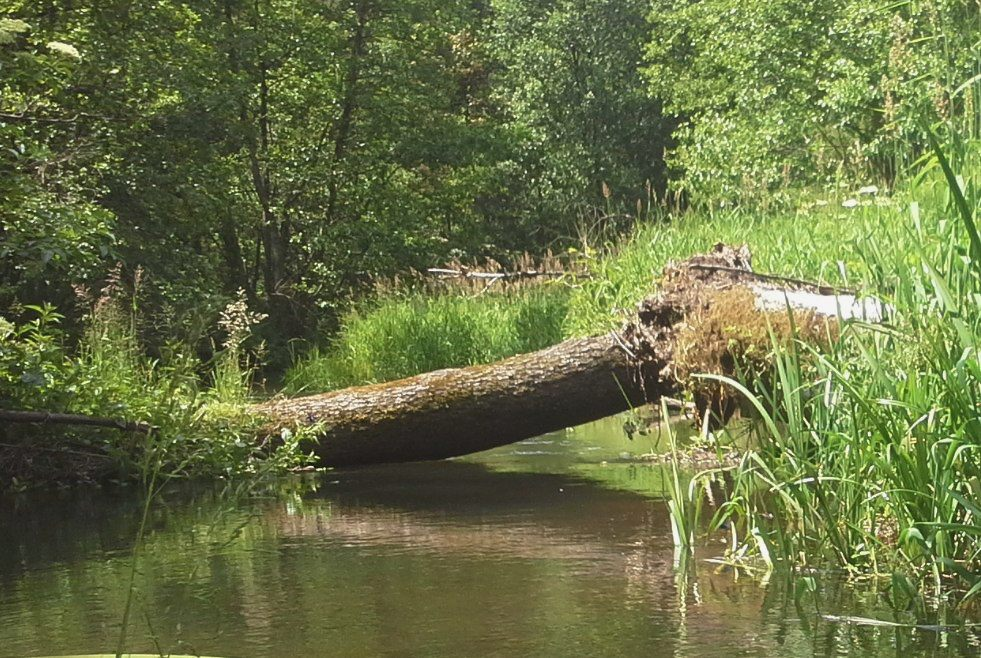
%> input picture rzeczka.jpg, 981 x 658 px
$ octave lab4_7.m   (GNU Octave 9; MATLAB toolbox functions it lacks are replaced by stand-ins)
%> lines starting %> are read from the running program, lines starting %| are printed output that depends on the picture
clear all; clf; clc;
#
img8 = imread("rzeczka.jpg");
%> img8 is the input picture: size 658x981x3 uint8; mean R, G, B 104.7, 113.4, 68.7
img = double(img8);
#
function wyjscie = PrzytnijZakres(wejscie)
  if(wejscie <= 0)
    wyjscie = 0;
  elseif(wejscie >= 255)
    wyjscie = 255;
  else
    wyjscie = wejscie;
  endif
endfunction
#
function wyjscie = Porownanie_vPS_mnoznik(we_stare, we_nowe, mnoznik)
  wyjscie = PrzytnijZakres(mnoznik * abs(we_nowe - we_stare));
endfunction
#
function wyjscie = Porownanie_v2_mnoznik(we_stare, we_nowe, mnoznik)
  wyjscie = PrzytnijZakres(mnoznik * (we_nowe - we_stare) + 127.5);
endfunction
#
function wyjscie = PodbijKolorCbCr(wejscie, podbicie_kolorow)
  wyjscie = PrzytnijZakres(128+(wejscie-128)*podbicie_kolorow);
endfunction
#
img_r = img(:,:,1);
img_g = img(:,:,2);
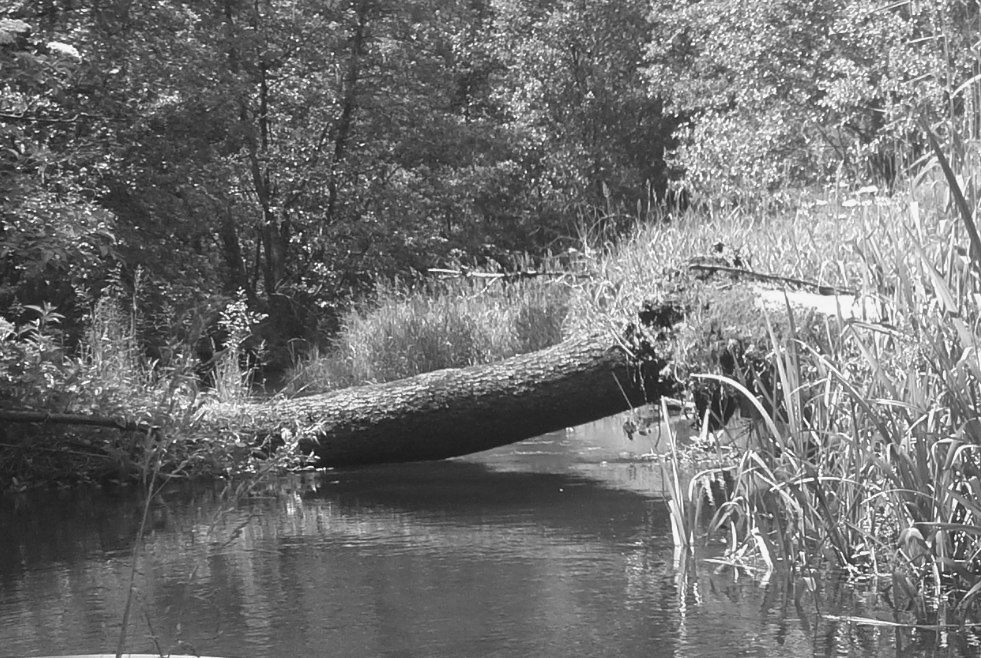
%> img_g: size 658x981 double; min 7, max 255, mean 113.4
img_b = img(:,:,3);
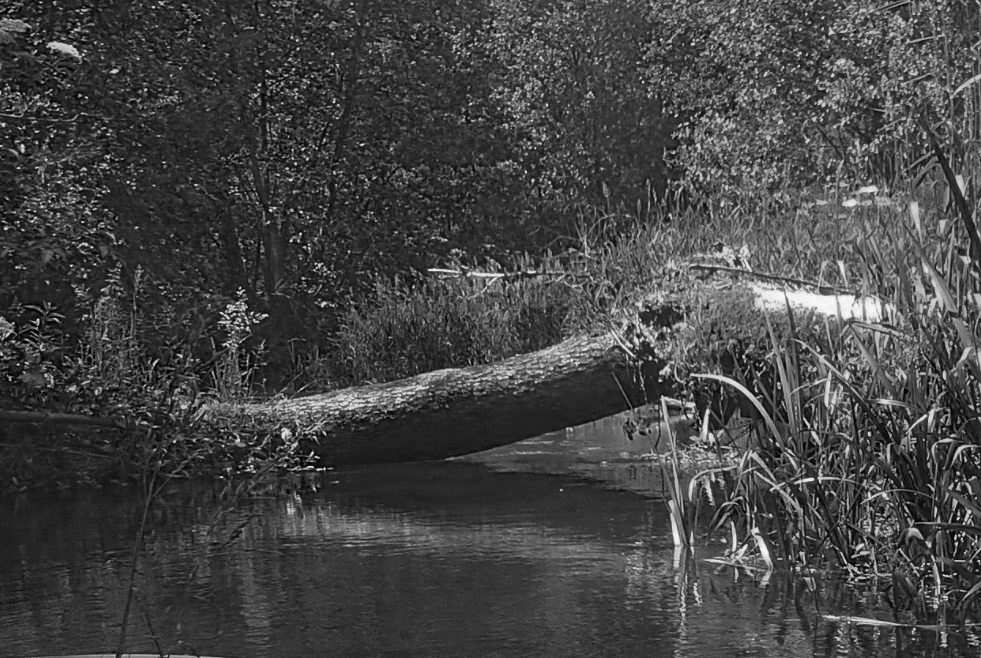
%> img_b: size 658x981 double; min 0, max 254, mean 68.7
#
img_y = 0 + 0.299*img_r + 0.587*img_g + 0.114*img_b;
img_cb = 128 - 0.168736*img_r - 0.331264*img_g + 0.5*img_b;
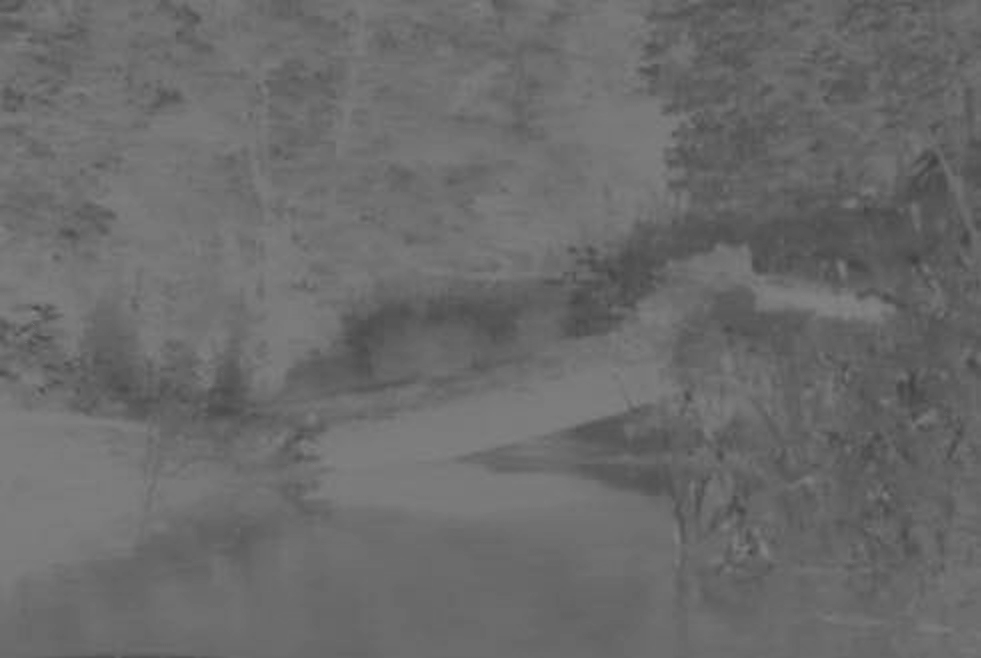
%> img_cb: size 658x981 double; min 64.73, max 134, mean 107.1
img_cr = 128 + 0.5*img_r - 0.418688*img_g - 0.081312*img_b;
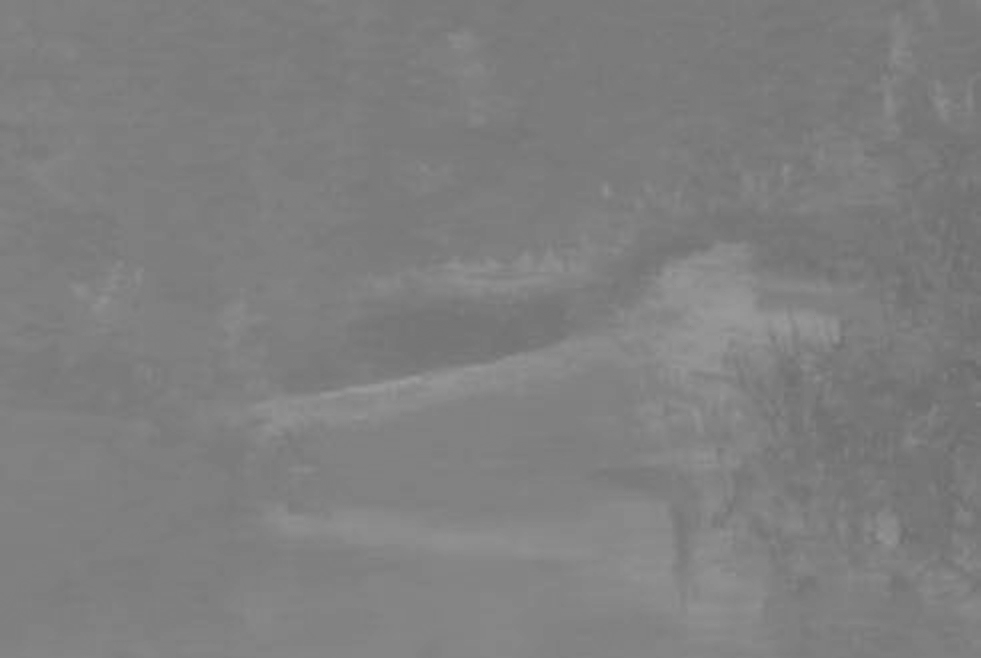
%> img_cr: size 658x981 double; min 107.8, max 156, mean 127.3
# podbicie kolorow
img_cb = PodbijKolorCbCr(img_cb, 1.5);
img_cr = PodbijKolorCbCr(img_cr, 1.5);
#
img_pokonwersji = img;
img_pokonwersji(:,:,1) = round(img_y+1.402*(img_cr-128));
img_pokonwersji(:,:,2) = round(img_y-0.344136*(img_cb-128)-0.714136*(img_cr-128));
img_pokonwersji(:,:,3) = round(img_y+1.772*(img_cb-128));
#
subplot(2, 2, 1);
imshow(img/255);
title("org");
#
subplot(2, 2, 2);
imshow(img_pokonwersji/255);
title("YCbCr, kolory * 1.5, RGB");
#
subplot(2, 2, 3);
imshow(Porownanie_vPS_mnoznik(img, img_pokonwersji, 10)/255);
title("porownanie v.PS * 10");
#
subplot(2, 2, 4);
imshow(Porownanie_v2_mnoznik(img, img_pokonwersji, 10)/255);
%> in PrzytnijZakres (call 4), `wyjscie = wejscie;`:
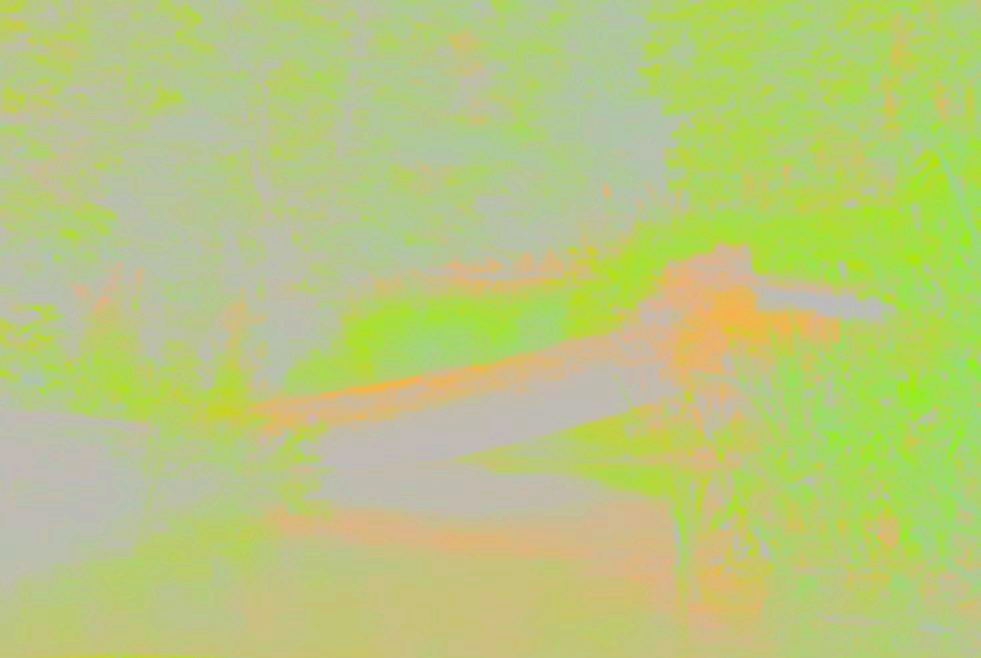
%> wyjscie: size 658x981x3 double; mean R, G, B 122.3, 166.1, -57.5; drawn with min black and max white
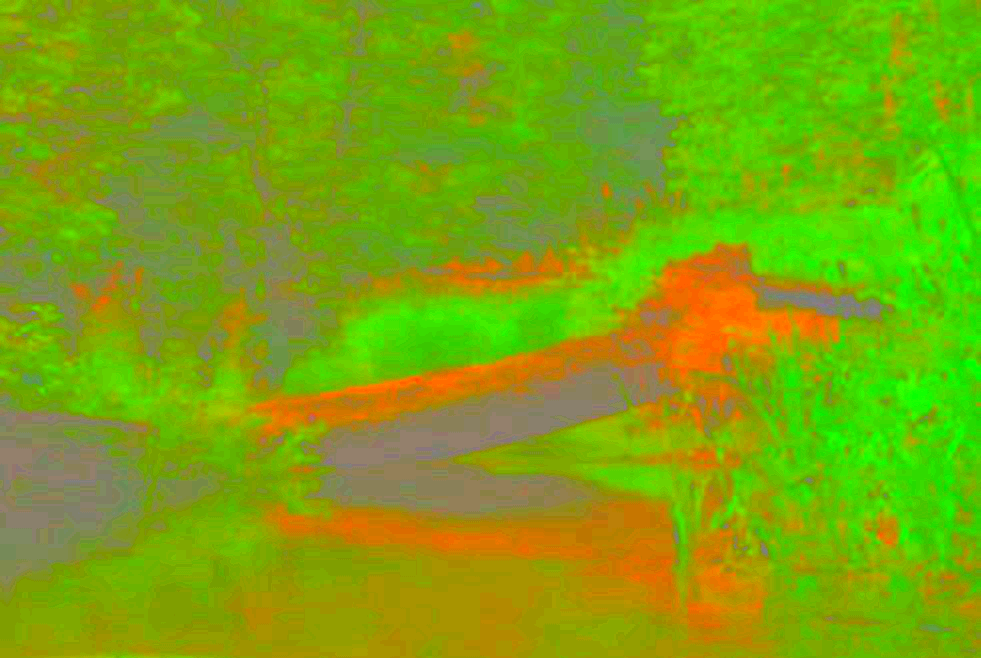
%> displayed picture: size 658x981x3, on the screen's scale of 0 to 255; mean R, G, B 122.7, 166.5, 13.8
title("porownanie v.2 * 10");
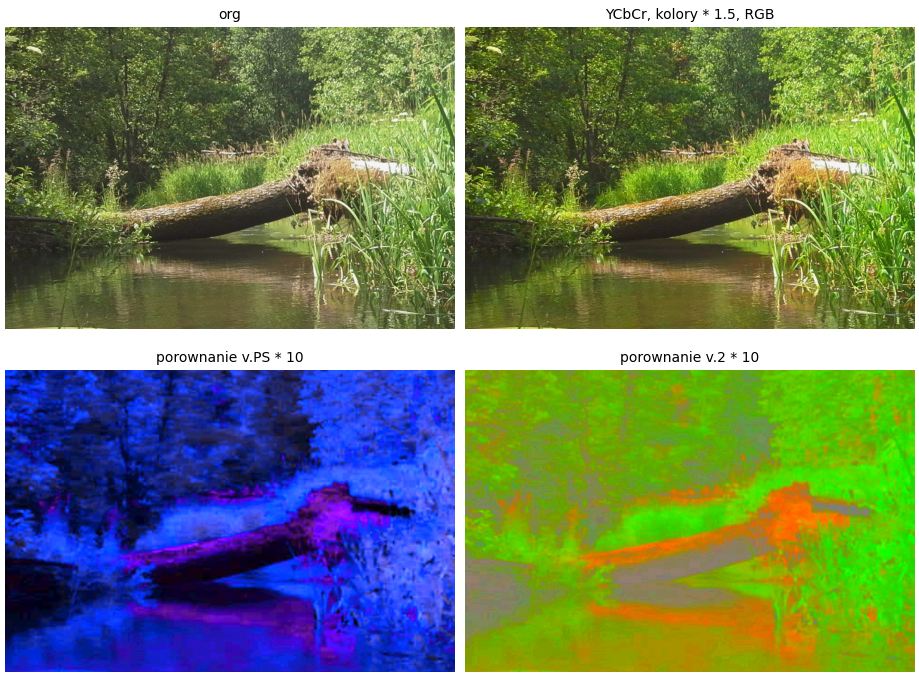
%> figure redrawn from the program's plot data, 4 panels

$ run again, with krajobraz.jpg copied over rzeczka.jpg
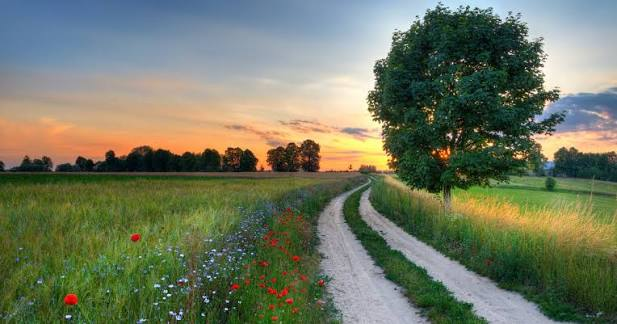
%> input picture krajobraz.jpg, 617 x 324 px
%> img8 is the input picture: size 324x617x3 uint8; mean R, G, B 112.5, 119.7, 96.8
%> wyjscie: size 324x617x3 double
%> `imshow(Porownanie_v2_mnoznik(img, img_pokonwersji, 10)/255);`:
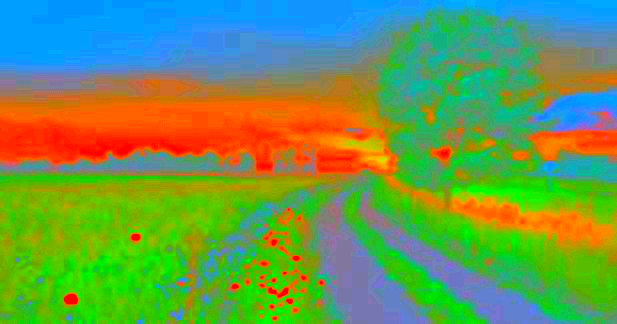
%> displayed picture: size 324x617x3, on the screen's scale of 0 to 255; mean R, G, B 105.2, 151.7, 81.7
%> `title("porownanie v.2 * 10");`:
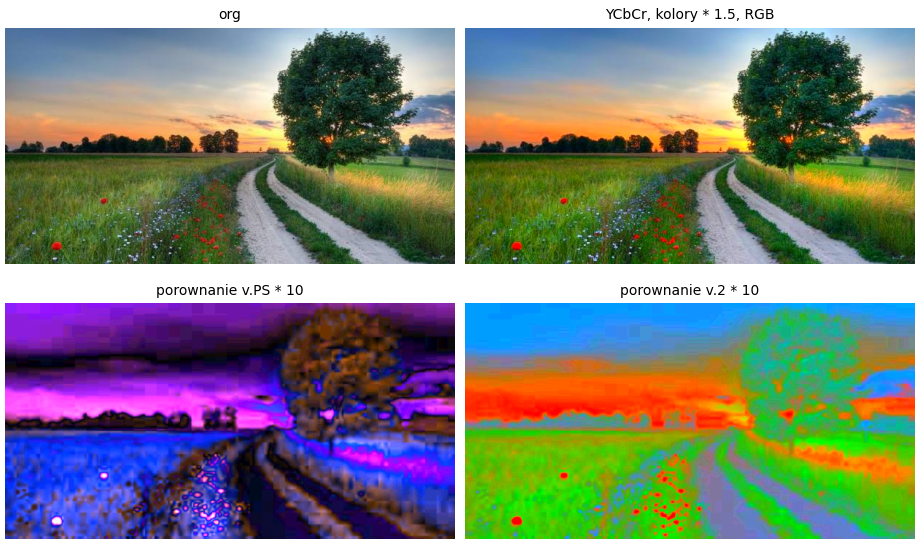
%> figure redrawn from the program's plot data, 4 panels

$ run again, with plaza1.png saved as rzeczka.jpg
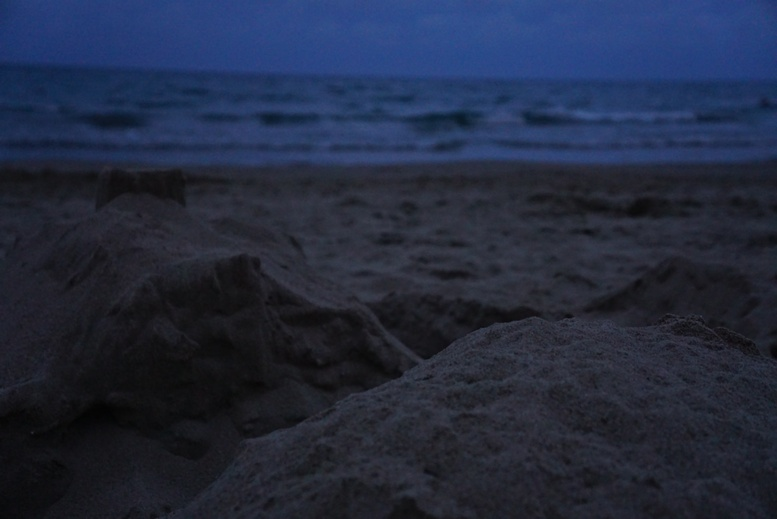
%> input picture plaza1.png, 777 x 519 px
%> img8 is the input picture: size 519x777x3 uint8; mean R, G, B 34.8, 42.5, 63.6
%> wyjscie: size 519x777x3 double
%> in PrzytnijZakres (call 4), `wyjscie = wejscie;`:
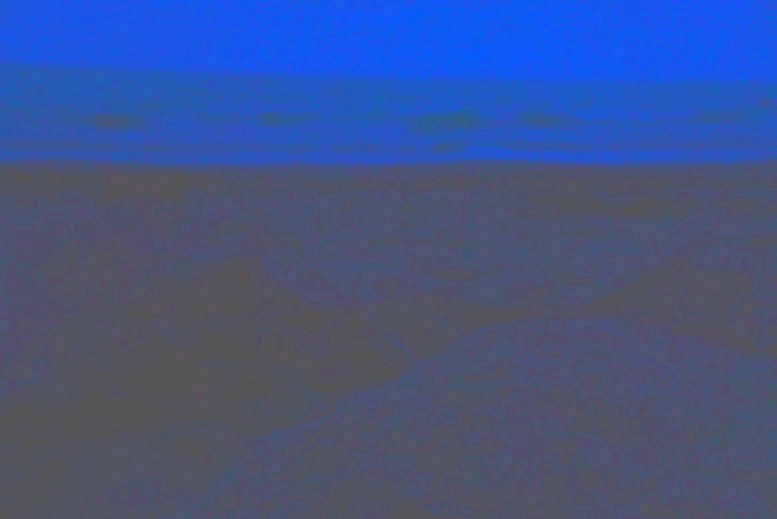
%> wyjscie: size 519x777x3 double; mean R, G, B 88.5, 127.6, 232.5; drawn with min black and max white
%> `imshow(Porownanie_v2_mnoznik(img, img_pokonwersji, 10)/255);`:
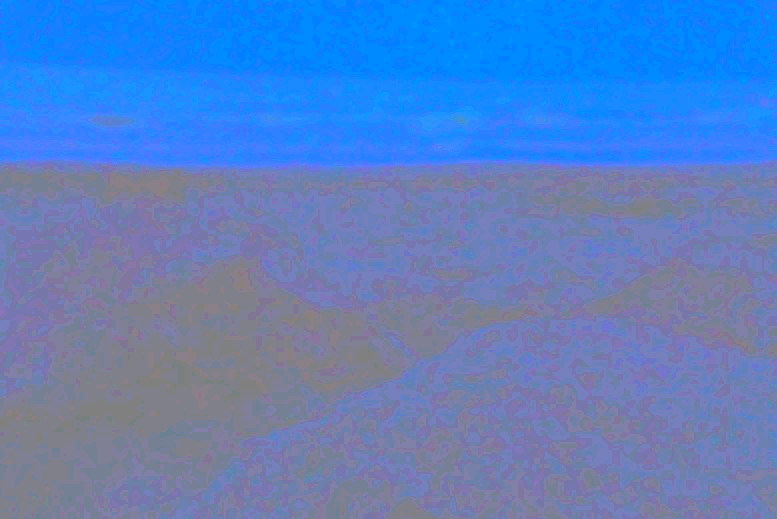
%> displayed picture: size 519x777x3, on the screen's scale of 0 to 255; mean R, G, B 89.6, 128.1, 195.1
